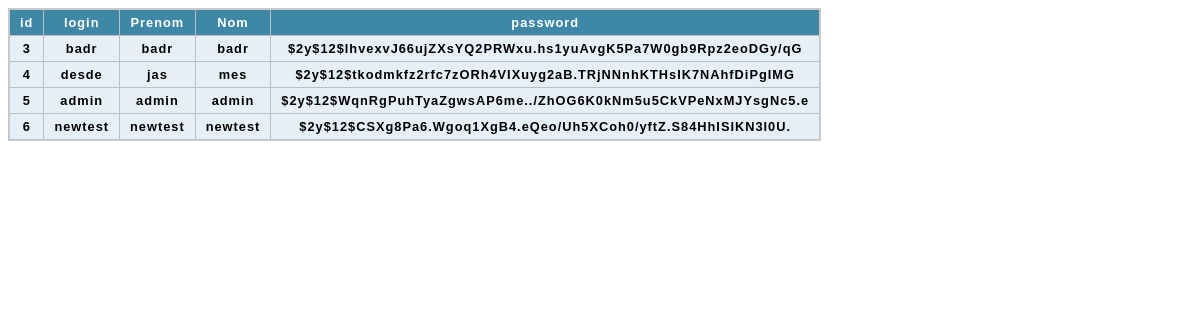
Screenshot of /php/admin.php with the database file from the repository.
### tables this page shows
CREATE TABLE `utilisateurs` (
  `id` int(11) NOT NULL,
  `login` varchar(255) NOT NULL,
  `prenom` varchar(255) NOT NULL,
  `nom` varchar(255) NOT NULL,
  `password` varchar(255) NOT NULL
);

### php/admin.php (the view, shortened to what this page needs)
<head>
    <link rel="stylesheet" href="../css/admin.css">
</head>
<body>
    <?php
        require_once 'config.php';
        $req = $bdd->query('SELECT * FROM utilisateurs ');
    ?>
        <table>
    <thead>
    <tr>
        <th scope="col">id</th>
        <th scope="col">login</th>
        <th scope="col">Prenom</th>
        <th scope="col">Nom</th>
        <th scope="col">password</th>
    </tr>
    </thead>
    <tbody>
        <?php
            while ($donnees = $req->fetch())
            {
                echo "<TH> $donnees[id] </TH>";
                echo "<TH> $donnees[login] </TH>";
                echo "<TH> $donnees[prenom] </TH>";
                echo "<TH> $donnees[nom] </TH>";
                echo "<TH> $donnees[password] </TH>";
            }
        ?>
    </tbody>
    </table>
    </body>

### css/admin.css (style rules this page uses)
thead, tfoot { background-color: #3f87a6; color: #fff; }
tbody { background-color: #e4f0f5; }
table { border-collapse: collapse; border: 2px solid rgb(200, 200, 200); letter-spacing: 1px; font-family: sans-serif; font-size: .8rem; }
td, th { border: 1px solid rgb(190, 190, 190); padding: 5px 10px; }

### rows the page displays
utilisateurs: id "3", login "badr", prenom "badr", nom "badr", password "$2y$12$lhvexvJ66ujZXsYQ2PRWxu.hs1yuAvgK5Pa7W0gb9Rpz2eoDGy/qG"
utilisateurs: id "4", login "desde", prenom "jas", nom "mes", password "$2y$12$tkodmkfz2rfc7zORh4VIXuyg2aB.TRjNNnhKTHsIK7NAhfDiPgIMG"
utilisateurs: id "5", login "admin", prenom "admin", nom "admin", password "$2y$12$WqnRgPuhTyaZgwsAP6me../ZhOG6K0kNm5u5CkVPeNxMJYsgNc5.e"
utilisateurs: id "6", login "newtest", prenom "newtest", nom "newtest", password "$2y$12$CSXg8Pa6.Wgoq1XgB4.eQeo/Uh5XCoh0/yftZ.S84HhISIKN3I0U."
